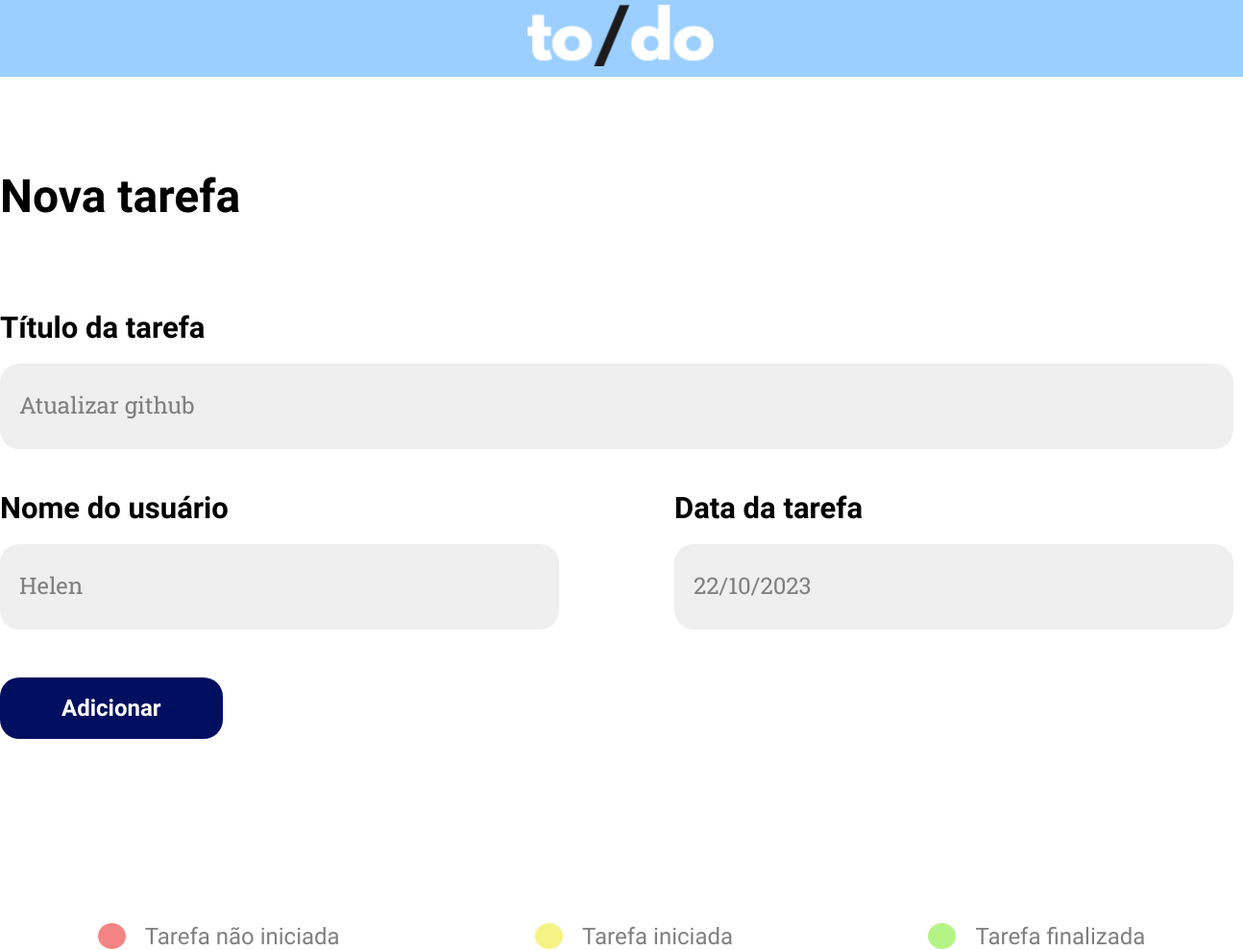
Page /editar_tarefa/2 on the committed database.
### tables this page shows
CREATE TABLE activities (
            id INTEGER PRIMARY KEY AUTOINCREMENT, 
            name TEXT,
            description TEXT, 
            date TEXT,
            start_time TEXT,
            end_time TEXT,
            status TEXT);

### main.py (the view)
@app.route('/editar_tarefa/<string:id>', methods=['POST','GET'])
def editar_tarefa(id):
    identificador = int(id)
    resposta = db.select_from_table(custom_query=f"SELECT id, name, description, date FROM activities WHERE id = {identificador}")
    id = resposta[0][0]
    nome = resposta[0][1]
    descricao = resposta[0][2]
    data = resposta[0][3]
    return render_template('update.html', nome=nome, descricao=descricao, data=data, id=id)

### bd_tutorial.py (called while the page is built)
def create_connection(db_file) -> sqlite3.Connection:
    conn = None
    conn = sqlite3.connect(db_file)
    return conn

def select_from_table(table_name : str = None, custom_query : str = None) -> list[tuple]:
    conn = create_connection(DB_PATH)
    cur = conn.cursor()
    if not custom_query:
        cur.execute(f"SELECT * FROM {table_name}")
    else:
        print(custom_query)
        cur.execute(custom_query)
    rows = cur.fetchall()
    return rows

### templates/update.html (shortened to what this page needs)
<!DOCTYPE html>
<html lang="en">
<head>
    <link rel="stylesheet" href="{{ url_for('static',    filename='register.css') }}">
</head>
<body>
    <header class="headerSection">
        <div class="headerContainer">
            <img class="logo" src="{{ url_for('static',filename='assets/logo.svg') }}" alt="Logo">
        </div>
    </header>
    <div class="formsSection">
        <div class="forms">
            <h1 class="h1"> Nova tarefa </h1>
            <div class="formsContainer">
                <form class="form" action="{{url_for('atualizar', id=id)}}" method="POST">
                        <div class="inputContainer">
                            <label for="">Título da tarefa</label>
                            <input type="text" id="descricao" name="descricao"
                            placeholder="{{descricao}}">
                        </div>
                        <div class="form2">
                            <div class="inputContainer2">
                                <label for=""> Nome do usuário</label>
                                <input type="text"
                                name="nome"
                                id="nome" placeholder="{{nome}}">
                            </div>
                            <div class="inputContainer2">
                                <label for=""> Data da tarefa</label>
                                <input type="text"
                                name="data" id="data"
                                placeholder="{{data}}">
                            </div>
                        </div>
                        <div class="buttonContainer">
                            <button class="submitButton" type="submit">
                                <a class="linkButton" href="">
                                    Adicionar
                                </a>
                            </button>
                        </div>
                </form>
            </div>
        </div>
        <div class="captionsSection">
                <div class="captionsContainer">
                    <div class="caption">
                        <img class="logo" src="{{ url_for('static',filename='assets/Cor Categoria Vermelho.svg') }}" alt="Categoria Vermelho">
                        <p class="bThin"> Tarefa não iniciada</p>
                    </div>
                    <div class="caption">
                        <img class="logo" src="{{ url_for('static',filename='assets/Cor Categoria Amarelo.svg') }}"  alt="Categoria Amarela">
                        <p class="bThin"> Tarefa iniciada</p>
                    </div>
                    <div class="caption">
                        <img class="logo" src="{{ url_for('static',filename='assets/Cor Categoria Verde.svg') }}"  alt="Categoria Verde">
                        <p class="bThin">Tarefa finalizada</p>
                    </div>
                </div>
        </div>
</body>
</html>

### static/register.css (style rules this page uses)
* { margin: 0; padding: 0; box-sizing: border-box; font-family: 'Outfit', sans-serif; }
html { scroll-behavior: smooth; }
.headerSection { background-color: #9BCFFF; width: 100%; height: 80px; display: flex; justify-content: center; }
.formsSection { width: 100%; display: flex; justify-content: center; align-items: center; flex-direction: column; gap: 96px; }
.h1 { color: #000; font-family: Sora; font-size: 48px; font-style: normal; font-weight: 600; line-height: 120% }
.forms { width: 100%; max-width: 1344px; display: flex; align-items: flex-start; margin-top: 96px; gap: 96px; flex-direction: column; }
.form { width: 100%; max-width: 1344px; display: flex; gap: 50px; flex-direction: column; }
.inputContainer { display: flex; flex-direction: column; align-items: flex-start; gap: 25px; }
.form label { color: #000; font-family: Sora; font-size: 31px; font-style: normal; font-weight: 600; line-height: 24px; }
.form input[type=text],input[type=email] { width: 1284px; height: 89px; padding: 20px; border-radius: 20px; background: #EFEFEF; background-blend-mode: darken; border: none; color: #000; font-family: Sora; font-size: 24px; font-weight: 400; }
::placeholder { color: var(--Cinza-Escuro, #7F7F7F); font-family: Roboto Slab; font-size: 24px; font-style: normal; font-weight: 400; line-height: 120%; }
.form2 { width: 100%; max-width: 1344px; display: flex; justify-content: space-between; }
.inputContainer2 { display: flex; flex-direction: column; align-items: flex-start; gap: 25px; }
.form2 input[type=text],input[type=email] { width: 582px; height: 89px; padding: 20px; border-radius: 20px; background: #EFEFEF; background-blend-mode: darken; border: none; color: #000; font-family: Sora; font-size: 24px; font-weight: 400; }
.buttonContainer { margin-bottom: 96px; }
.submitButton { display: inline-flex; padding: 20px 64px; justify-content: center; align-items: center; gap: 10px; border-radius: 20px; background: #000F5F; background-blend-mode: darken; border: none; }
.linkButton { color: #FFF; font-family: Sora; font-size: 24px; font-style: normal; font-weight: 600; line-height: 24px; text-decoration: none; }
.captionsSection { width: 100%; display: flex; justify-self: center; justify-content: center; align-items: center; }
.captionsContainer { display: flex; justify-content: space-around; align-items: center; width: 100%; max-width: 1344px; }
.bThin { color: #7F7F7F; font-family: Sora; font-size: 24px; font-weight: 300; line-height: 120% }
.caption { display: flex; align-items: center; gap: 20px; }

### rows in the picture
activities: descricao "Atualizar github", nome "Helen", data "22/10/2023"
